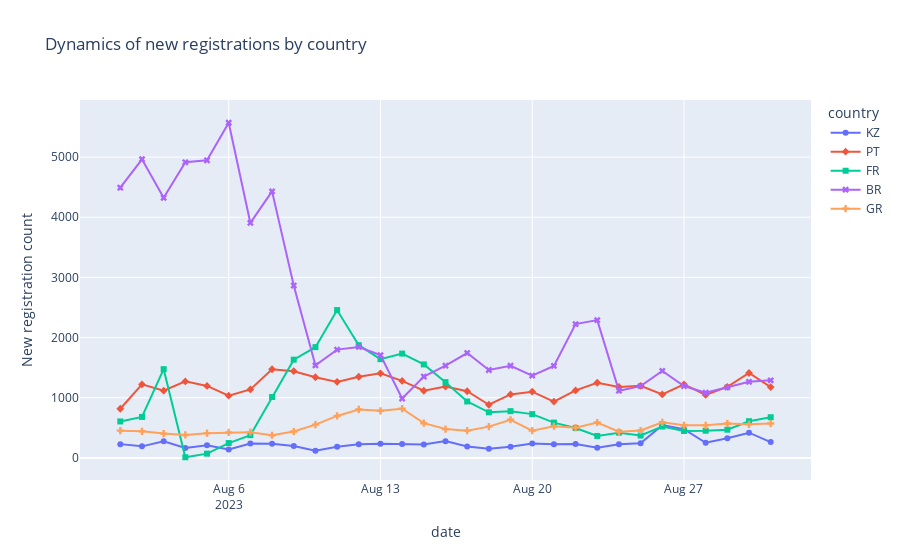

Notebook source saved alongside this figure:
### Code cell
def draw_graph_registration_dynamic_by_country(
        df_first: pd.DataFrame
) -> None:
    fig = px.line(
        df_first,
        x = "date",
        y = "new_registration_count",
        color = "country",
        markers = True,
        symbol = "country",
        title = "Dynamics of new registrations by country"
    )
    fig.update_xaxes(
        title_text = "date"
    )
    fig.update_yaxes(
        title_text = "New registration count"
    )
    fig.show()

### Figure 1 — Plotly figure (JSON) as saved in the notebook; plotly's stock layout.template omitted (floating-point values rounded to 4 significant figures)
{"data": [{"hovertemplate": "country=KZ<br>date=%{x}<br>new_registration_count=%{y}<extra></extra>", "legendgroup": "KZ", "line": {"color": "#636efa", "dash": "solid"}, "marker": {"symbol": "circle"}, "mode": "markers+lines", "name": "KZ", "orientation": "v", "showlegend": true, "type": "scatter", "x": ["2023-08-01T00:00:00", "2023-08-02T00:00:00", "2023-08-03T00:00:00", "2023-08-04T00:00:00", "2023-08-05T00:00:00", "2023-08-06T00:00:00", "2023-08-07T00:00:00", "2023-08-08T00:00:00", "2023-08-09T00:00:00", "2023-08-10T00:00:00", "2023-08-11T00:00:00", "2023-08-12T00:00:00", "2023-08-13T00:00:00", "2023-08-14T00:00:00", "2023-08-15T00:00:00", "2023-08-16T00:00:00", "2023-08-17T00:00:00", "2023-08-18T00:00:00", "2023-08-19T00:00:00", "2023-08-20T00:00:00", "2023-08-21T00:00:00", "2023-08-22T00:00:00", "2023-08-23T00:00:00", "2023-08-24T00:00:00", "2023-08-25T00:00:00", "2023-08-26T00:00:00", "2023-08-27T00:00:00", "2023-08-28T00:00:00", "2023-08-29T00:00:00", "2023-08-30T00:00:00", "2023-08-31T00:00:00"], "xaxis": "x", "y": [229, 192, 277, 165, 212, 139, 240, 235, 199, 119, 184, 227, 234, 232, 222, 279, 191, 151, 187, 241, 228, 230, 170, 228, 243, 545, 477, 252, 326, 419, 263], "yaxis": "y"}, {"hovertemplate": "country=PT<br>date=%{x}<br>new_registration_count=%{y}<extra></extra>", "legendgroup": "PT", "line": {"color": "#EF553B", "dash": "solid"}, "marker": {"symbol": "diamond"}, "mode": "markers+lines", "name": "PT", "orientation": "v", "showlegend": true, "type": "scatter", "x": ["2023-08-01T00:00:00", "2023-08-02T00:00:00", "2023-08-03T00:00:00", "2023-08-04T00:00:00", "2023-08-05T00:00:00", "2023-08-06T00:00:00", "2023-08-07T00:00:00", "2023-08-08T00:00:00", "2023-08-09T00:00:00", "2023-08-10T00:00:00", "2023-08-11T00:00:00", "2023-08-12T00:00:00", "2023-08-13T00:00:00", "2023-08-14T00:00:00", "2023-08-15T00:00:00", "2023-08-16T00:00:00", "2023-08-17T00:00:00", "2023-08-18T00:00:00", "2023-08-19T00:00:00", "2023-08-20T00:00:00", "2023-08-21T00:00:00", "2023-08-22T00:00:00", "2023-08-23T00:00:00", "2023-08-24T00:00:00", "2023-08-25T00:00:00", "2023-08-26T00:00:00", "2023-08-27T00:00:00", "2023-08-28T00:00:00", "2023-08-29T00:00:00", "2023-08-30T00:00:00", "2023-08-31T00:00:00"], "xaxis": "x", "y": [817, 1222, 1118, 1272, 1197, 1035, 1138, 1474, 1441, 1341, 1264, 1349, 1406, 1280, 1116, 1185, 1108, 884, 1055, 1101, 936, 1122, 1249, 1180, 1199, 1056, 1223, 1047, 1181, 1411, 1178], "yaxis": "y"}, {"hovertemplate": "country=FR<br>date=%{x}<br>new_registration_count=%{y}<extra></extra>", "legendgroup": "FR", "line": {"color": "#00cc96", "dash": "solid"}, "marker": {"symbol": "square"}, "mode": "markers+lines", "name": "FR", "orientation": "v", "showlegend": true, "type": "scatter", "x": ["2023-08-01T00:00:00", "2023-08-02T00:00:00", "2023-08-03T00:00:00", "2023-08-04T00:00:00", "2023-08-05T00:00:00", "2023-08-06T00:00:00", "2023-08-07T00:00:00", "2023-08-08T00:00:00", "2023-08-09T00:00:00", "2023-08-10T00:00:00", "2023-08-11T00:00:00", "2023-08-12T00:00:00", "2023-08-13T00:00:00", "2023-08-14T00:00:00", "2023-08-15T00:00:00", "2023-08-16T00:00:00", "2023-08-17T00:00:00", "2023-08-18T00:00:00", "2023-08-19T00:00:00", "2023-08-20T00:00:00", "2023-08-21T00:00:00", "2023-08-22T00:00:00", "2023-08-23T00:00:00", "2023-08-24T00:00:00", "2023-08-25T00:00:00", "2023-08-26T00:00:00", "2023-08-27T00:00:00", "2023-08-28T00:00:00", "2023-08-29T00:00:00", "2023-08-30T00:00:00", "2023-08-31T00:00:00"], "xaxis": "x", "y": [606, 681, 1475, 11, 71, 247, 378, 1013, 1633, 1841, 2457, 1874, 1641, 1734, 1554, 1259, 938, 758, 777, 728, 587, 496, 365, 420, 372, 521, 447, 452, 469, 610, 676], "yaxis": "y"}, {"hovertemplate": "country=BR<br>date=%{x}<br>new_registration_count=%{y}<extra></extra>", "legendgroup": "BR", "line": {"color": "#ab63fa", "dash": "solid"}, "marker": {"symbol": "x"}, "mode": "markers+lines", "name": "BR", "orientation": "v", "showlegend": true, "type": "scatter", "x": ["2023-08-01T00:00:00", "2023-08-02T00:00:00", "2023-08-03T00:00:00", "2023-08-04T00:00:00", "2023-08-05T00:00:00", "2023-08-06T00:00:00", "2023-08-07T00:00:00", "2023-08-08T00:00:00", "2023-08-09T00:00:00", "2023-08-10T00:00:00", "2023-08-11T00:00:00", "2023-08-12T00:00:00", "2023-08-13T00:00:00", "2023-08-14T00:00:00", "2023-08-15T00:00:00", "2023-08-16T00:00:00", "2023-08-17T00:00:00", "2023-08-18T00:00:00", "2023-08-19T00:00:00", "2023-08-20T00:00:00", "2023-08-21T00:00:00", "2023-08-22T00:00:00", "2023-08-23T00:00:00", "2023-08-24T00:00:00", "2023-08-25T00:00:00", "2023-08-26T00:00:00", "2023-08-27T00:00:00", "2023-08-28T00:00:00", "2023-08-29T00:00:00", "2023-08-30T00:00:00", "2023-08-31T00:00:00"], "xaxis": "x", "y": [4491, 4964, 4324, 4914, 4947, 5571, 3906, 4430, 2865, 1538, 1800, 1844, 1708, 987, 1352, 1533, 1743, 1461, 1532, 1368, 1529, 2224, 2290, 1117, 1193, 1446, 1194, 1083, 1174, 1265, 1289], "yaxis": "y"}, {"hovertemplate": "country=GR<br>date=%{x}<br>new_registration_count=%{y}<extra></extra>", "legendgroup": "GR", "line": {"color": "#FFA15A", "dash": "solid"}, "marker": {"symbol": "cross"}, "mode": "markers+lines", "name": "GR", "orientation": "v", "showlegend": true, "type": "scatter", "x": ["2023-08-01T00:00:00", "2023-08-02T00:00:00", "2023-08-03T00:00:00", "2023-08-04T00:00:00", "2023-08-05T00:00:00", "2023-08-06T00:00:00", "2023-08-07T00:00:00", "2023-08-08T00:00:00", "2023-08-09T00:00:00", "2023-08-10T00:00:00", "2023-08-11T00:00:00", "2023-08-12T00:00:00", "2023-08-13T00:00:00", "2023-08-14T00:00:00", "2023-08-15T00:00:00", "2023-08-16T00:00:00", "2023-08-17T00:00:00", "2023-08-18T00:00:00", "2023-08-19T00:00:00", "2023-08-20T00:00:00", "2023-08-21T00:00:00", "2023-08-22T00:00:00", "2023-08-23T00:00:00", "2023-08-24T00:00:00", "2023-08-25T00:00:00", "2023-08-26T00:00:00", "2023-08-27T00:00:00", "2023-08-28T00:00:00", "2023-08-29T00:00:00", "2023-08-30T00:00:00", "2023-08-31T00:00:00"], "xaxis": "x", "y": [453, 442, 404, 382, 412, 423, 428, 377, 439, 554, 698, 806, 783, 818, 577, 479, 453, 520, 634, 453, 526, 503, 589, 435, 456, 592, 542, 541, 571, 558, 572], "yaxis": "y"}], "layout": {"legend": {"title": {"text": "country"}, "tracegroupgap": 0}, "title": {"text": "Dynamics of new registrations by country"}, "xaxis": {"anchor": "y", "domain": [0, 1], "title": {"text": "date"}}, "yaxis": {"anchor": "x", "domain": [0, 1], "title": {"text": "New registration count"}}}}
